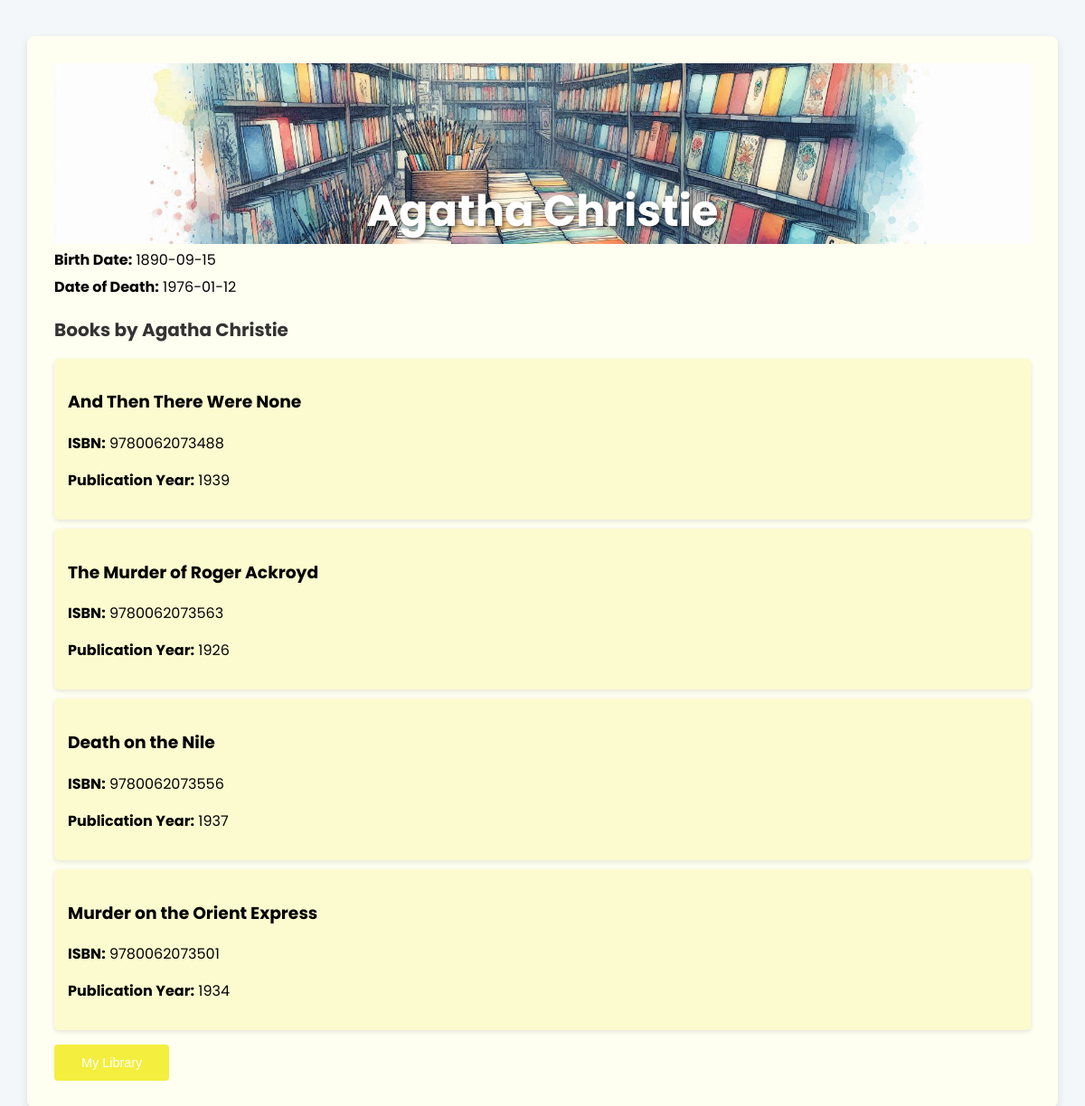
Screenshot of /author/3 with the database file from the repository.
### data_models.py (models this page shows, shortened)
class Author(db.Model):
    __tablename__ = 'authors'
    author_id = db.Column(db.Integer, primary_key=True, autoincrement=True)
    name = db.Column(db.String(100), nullable=False)
    birth_date = db.Column(db.Date, nullable=False)
    date_of_death = db.Column(db.Date, nullable=True)
    books = db.relationship('Book', backref='author', lazy=True, cascade='all, delete-orphan')

class Book(db.Model):
    __tablename__ = 'books'
    book_id = db.Column(db.Integer, primary_key=True, autoincrement=True)
    author_id = db.Column(db.Integer, db.ForeignKey('authors.author_id'), nullable=False)
    isbn = db.Column(db.String(30), nullable=False)
    title = db.Column(db.String(100), nullable=False)
    publication_year = db.Column(db.Integer, nullable=False)
    cover_image = db.Column(db.String(255), nullable=True)
    description = db.Column(db.String(255), nullable=True)
    rating = db.Column(db.Float, nullable=True)
    purchase_link = db.Column(db.String(255), nullable=True)

### app.py (the view)
@app.route('/author/<int:author_id>')
def author_details(author_id):
    author = Author.query.get_or_404(author_id)
    books = Book.query.filter_by(author_id=author_id).all()
    return render_template('author_details.html', author=author, books=books)

### templates/author_details.html (shortened to what this page needs)
<!DOCTYPE html>
<html lang="en">
<head>
    <link rel="stylesheet" href="/static/style_author_details.css">
</head>
<body>
    <div class="author-detail-container">
        <div class="author_detail_header">
            <h1>{{ author.name }}</h1>
        </div>
        <div class="author-info">
            <p><strong>Birth Date:</strong> {{ author.birth_date }}</p>
            {% if author.date_of_death %}
                <p><strong>Date of Death:</strong> {{ author.date_of_death }}</p>
            {% else %}
                <p><strong>Still Alive</strong></p>
            {% endif %}
        </div>
        <h2>Books by {{ author.name }}</h2>
        <ul class="book-list">
            {% for book in books %}
                <li>
                    <h3>{{ book.title }}</h3>
                    <p><strong>ISBN:</strong> {{ book.isbn }}</p>
                    <p><strong>Publication Year:</strong> {{ book.publication_year }}</p>
                </li>
            {% else %}
                <p>No books found for this author.</p>
            {% endfor %}
        </ul>
         <button class="my_library_button">
             <a href="{{ url_for('home') }}" class="button-link">My Library</a>
         </button>
    </div>
</body>
</html>

### static/style_author_details.css (style rules this page uses)
:root { --header-height: 3rem; --font-semi: 600; --hue-color: 58; --first-color: hsl(var(--hue-color), 89%, 97%); --second-color: hsl(var(--hue-color), 6%, 82%); --third-color: hsl(var(--hue-color), 16%, 1%); --forth-color: hsl(var(--hue-color), 1%, 20%); --fifth-color: hsl(var(--hue-color), 89%, 90%); --button-color: hsl(var(--hue-color), 89%, 60%); --body-font: "Poppins", sans-serif; --big-font-size: 1.5rem; --h2-font-size: 1.25rem; --normal-font-size: 0.9rem; --smaller-font-size: 0.75rem; --mb-2: 1rem; --mb-4: 2rem; --mb-5: 2.5rem; --mb-6: 3rem; }
body { font-family: var(--body-font); background: #f4f7f9; color: var(--third-color); margin: 0; padding: 0; display: flex; justify-content: center; align-items: flex-start; min-height: 100vh; padding-top: 40px; }
.author-detail-container { background: var(--first-color); padding: 30px; border-radius: 8px; box-shadow: 0 4px 10px rgba(0, 0, 0, 0.1); max-width: 100%; width: 90%; text-align: left; transition: box-shadow 0.3s ease-in-out; }
.author_detail_header { background: url('/static/library.jpeg') no-repeat center center; background-size: cover; height: 200px; width: 100%; margin: 0 auto; position: relative; display: flex; flex-direction: column; justify-content: center; align-items: center; text-align: center; padding: 0px; }
.author_detail_header h1 { color: #fff; font-size: 3rem; text-shadow: 2px 2px 4px rgba(0, 0, 0, 0.5); margin: 0; position: absolute; bottom: 0px; z-index: 1; }
.my_library_button { padding: 12px 20px; background: var(--button-color); border: none; border-radius: 4px; color: #fff; font-size: var(--normal-font-size); cursor: pointer; transition: background 0.3s, transform 0.3s; flex-shrink: 0; text-decoration: none; }
.button-link { color: #fff; text-decoration: none; display: block; padding: 0 10px; }
.author-info p { margin: 5px 0; font-size: 16px; }
h2 { margin-top: 20px; font-size: var(--h2-font-size); color: var(--forth-color); }
.book-list { list-style-type: none; padding: 0; }
.book-list li { background: var(--fifth-color); margin: 10px 0; padding: 15px; border-radius: 5px; box-shadow: 0 2px 5px rgba(0, 0, 0, 0.1); }

### rows the page displays
Author: name "Agatha Christie", birth_date "1890-09-15", date_of_death "1976-01-12"
Book: title "And Then There Were None", isbn "9780062073488", publication_year "1939"
Book: title "The Murder of Roger Ackroyd", isbn "9780062073563", publication_year "1926"
Book: title "Death on the Nile", isbn "9780062073556", publication_year "1937"
Book: title "Murder on the Orient Express", isbn "9780062073501", publication_year "1934"
